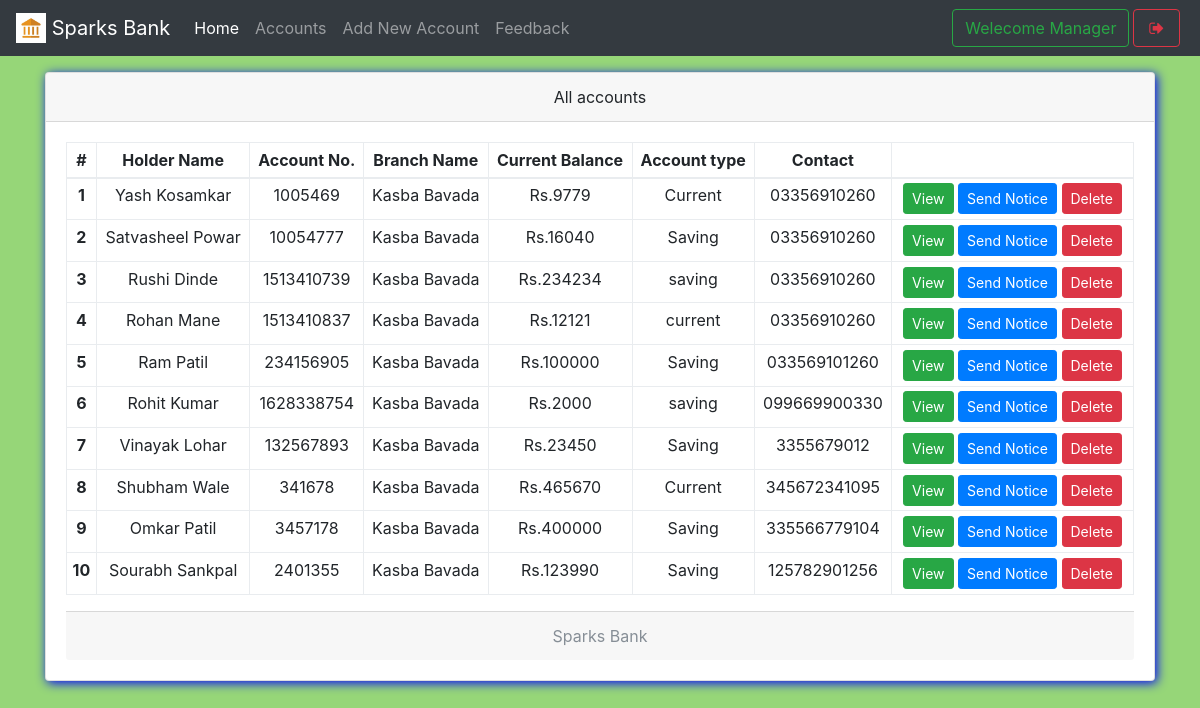
The page /mindex.php (signed in) on the database its author committed.
### tables this page shows
CREATE TABLE `useraccounts` (
  `id` int(11) NOT NULL,
  `email` text NOT NULL,
  `password` text NOT NULL,
  `name` varchar(111) NOT NULL,
  `balance` varchar(111) NOT NULL,
  `cnic` varchar(111) NOT NULL,
  `number` varchar(111) NOT NULL,
  `city` varchar(111) NOT NULL,
  `address` varchar(111) NOT NULL,
  `source` varchar(111) NOT NULL,
  `accountNo` varchar(111) NOT NULL,
  `branch` varchar(111) NOT NULL,
  `accountType` varchar(111) NOT NULL,
  `date` timestamp NOT NULL DEFAULT current_timestamp()
);

CREATE TABLE `branch` (
  `branchId` int(11) NOT NULL,
  `branchNo` varchar(111) NOT NULL,
  `branchName` varchar(111) NOT NULL
);

### mindex.php (the view, shortened to what this page needs)
<!DOCTYPE html>
<html>
<head>
  <?php require 'assets/autoloader.php'; ?>
  <?php require 'assets/function.php'; ?>
</head>
<body style="background:#96D678;background-size: 100%">
<nav class="navbar navbar-expand-lg navbar-dark bg-dark fixed-top">
 <a class="navbar-brand" href="#">
    <img src="images/logo.png" width="30" height="30" class="d-inline-block align-top" alt="">
   <?php echo bankname; ?>
  </a>
  <div class="collapse navbar-collapse" id="navbarSupportedContent">
    <ul class="navbar-nav mr-auto">
      <li class="nav-item ">
        <a class="nav-link active" href="mindex.php">Home <span class="sr-only">(current)</span></a>
      </li>
      <li class="nav-item ">  <a class="nav-link" href="maccounts.php">Accounts</a></li>
      <li class="nav-item ">  <a class="nav-link" href="maddnew.php">Add New Account</a></li>
      <li class="nav-item ">  <a class="nav-link" href="mfeedback.php">Feedback</a></li>
    </ul>
    <?php include 'msideButton.php'; ?>
  </div>
</nav><br><br><br>
<div class="container">
<div class="card w-100 text-center shadowBlue">
  <div class="card-header">
    All accounts
  </div>
  <div class="card-body">
   <table class="table table-bordered table-sm">
  <thead>
    <tr>
      <th scope="col">#</th>
      <th scope="col">Holder Name</th>
      <th scope="col">Account No.</th>
      <th scope="col">Branch Name</th>
      <th scope="col">Current Balance</th>
      <th scope="col">Account type</th>
      <th scope="col">Contact</th>
      <th scope="col"></th>
    </tr>
  </thead>
  <tbody>
    <?php
      $i=0;
      $array = $con->query("select * from useraccounts,branch where useraccounts.branch = branch.branchId");
      if ($array->num_rows > 0)
      {
        while ($row = $array->fetch_assoc())
        {$i++;
    ?>
      <tr>
        <th scope="row"><?php echo $i ?></th>
        <td><?php echo $row['name'] ?></td>
        <td><?php echo $row['accountNo'] ?></td>
        <td><?php echo $row['branchName'] ?></td>
        <td>Rs.<?php echo $row['balance'] ?></td>
        <td><?php echo $row['accountType'] ?></td>
        <td><?php echo $row['number'] ?></td>
        <td>
          <a href="show.php?id=<?php echo $row['id'] ?>" class='btn btn-success btn-sm' data-toggle='tooltip' title="View More info">View</a>
          <a href="mnotice.php?id=<?php echo $row['id'] ?>" class='btn btn-primary btn-sm' data-toggle='tooltip' title="Send notice to this">Send Notice</a>
          <a href="mindex.php?delete=<?php echo $row['id'] ?>" class='btn btn-danger btn-sm' data-toggle='tooltip' title="Delete this account">Delete</a>
        </td>
      </tr>
    <?php
        }
      }
     ?>
  </tbody>
</table>
  <div class="card-footer text-muted">
    <?php echo bankname; ?>
  </div>
</div>
</body>
</html>

### css/custom.css (style rules this page uses)
.shadowBlue { box-shadow: 2px 2px 11px blue }

### rows shown on the page
useraccounts: name "Yash Kosamkar", accountNo "1005469", branch.branchName "Kasba Bavada", balance "9779", accountType "Current", number "03356910260"
useraccounts: name "Satvasheel Powar", accountNo "10054777", branch.branchName "Kasba Bavada", balance "16040", accountType "Saving", number "03356910260"
useraccounts: name "Rushi Dinde", accountNo "1513410739", branch.branchName "Kasba Bavada", balance "234234", accountType "saving", number "03356910260"
useraccounts: name "Rohan Mane", accountNo "1513410837", branch.branchName "Kasba Bavada", balance "12121", accountType "current", number "03356910260"
useraccounts: name "Ram Patil", accountNo "234156905", branch.branchName "Kasba Bavada", balance "100000", accountType "Saving", number "033569101260"
useraccounts: name "Rohit Kumar", accountNo "1628338754", branch.branchName "Kasba Bavada", balance "2000", accountType "saving", number "099669900330"
useraccounts: name "Vinayak Lohar", accountNo "132567893", branch.branchName "Kasba Bavada", balance "23450", accountType "Saving", number "3355679012"
useraccounts: name "Shubham Wale", accountNo "341678", branch.branchName "Kasba Bavada", balance "465670", accountType "Current", number "345672341095"
useraccounts: name "Omkar Patil", accountNo "3457178", branch.branchName "Kasba Bavada", balance "400000", accountType "Saving", number "335566779104"
useraccounts: name "Sourabh Sankpal", accountNo "2401355", branch.branchName "Kasba Bavada", balance "123990", accountType "Saving", number "125782901256"

### other values the page prints
bankname "Sparks Bank"
